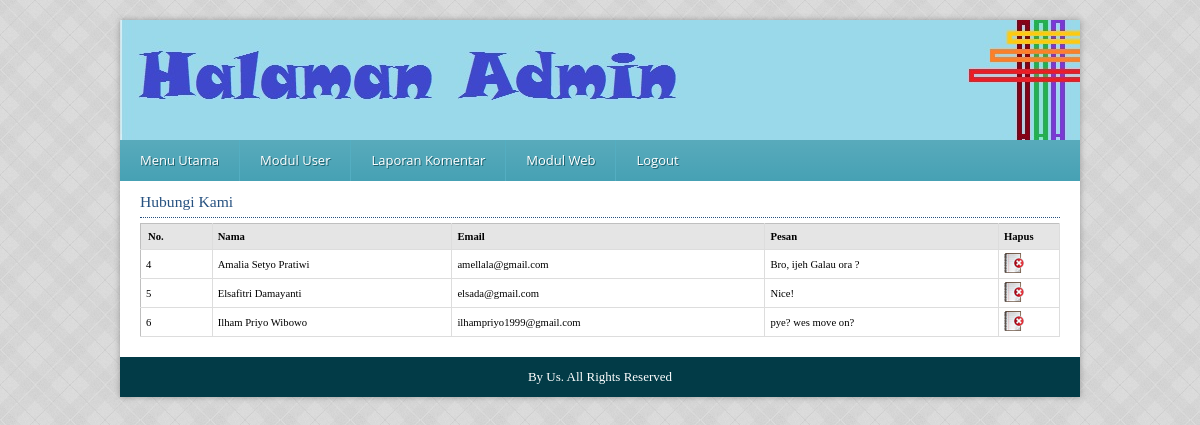
The app's page /administrator/media.php?module=hubungi (signed in) with its own data.
### tables this page shows
CREATE TABLE `hub_kami` (
  `kode_id` int(5) NOT NULL AUTO_INCREMENT,
  `nama` varchar(30) NOT NULL,
  `email` varchar(50) NOT NULL,
  `pesan` text NOT NULL,
  PRIMARY KEY (`kode_id`)
);

### administrator/modul/mod_hubungi/hubungi.php (the view, shortened to what this page needs)
<?php
if (empty($_SESSION['namauser']) AND empty($_SESSION['passuser'])){
	echo "<center>Untuk mengakses Modul, Anda Harus Login!<br />
	<a href='../../index.php'>LOGIN</a></center>";
}
else {
	$aksi="modul/mod_hubungi/aksi_hubungi.php";
	switch($_GET['act']){
	default:
		echo "<h2>Hubungi Kami</h2>
		<table class='list'>
		<thead>
		<tr>
			<td class='left'>No.</td>
			<td>Nama</td>
			<td>Email</td>
			<td>Pesan</td>
			<td>Hapus</td>
		</tr></thead>";
		$tampil=mysql_query("SELECT * FROM hub_kami ORDER BY kode_id");
		while($r=mysql_fetch_array($tampil)){
			echo "<tr>
					<td>$r[kode_id]</td>
					<td>$r[nama]</td>
					<td>$r[email]</td>
					<td>$r[pesan]</td>
					<td width=50><a href=$aksi?module=hubungi&act=hapushubungi&id=$r[kode_id]><img src='images/btn_delete.png' /></a></td></tr>";
		}
		echo "</table>";
	break;
	}
}
?>

### administrator/css/style2.css (style rules this page uses)
* { margin: 0; padding: 0; }
body { background:url("../images/vichy.png") #ccc; font-family: Tahoma, Arial, Helvetica, sans-serif; font-size: 12px; }
a:link,a:visited { color:#265180; }
h2 { font: normal 120% Georgia; line-height: 200%; color: #265180; background-color: transparent; border-bottom: 1px dotted #265180; margin-bottom:5px; }
.list { border-collapse: collapse; width: 100%; border-top: 1px solid #BFBFBF; border-left: 1px solid #BFBFBF; margin-bottom: 20px; font-family: Tahoma; font-size: 8pt; padding-top:5px; }
.list td { border-right: 1px solid #DDDDDD; border-bottom: 1px solid #DDDDDD; }
.list thead td { background-color: #E5E5E5; padding: 5px 5px; text-transform: capitalize; }
.list thead td a, .list thead td { text-decoration: none; color: #000000; font-weight: bold; }
.list tbody a { text-decoration: none; }
.list tbody td { vertical-align: middle; padding: 3px 5px; }
.list .left { text-align: left; padding: 7px; }

### administrator/css/nav.css (style rules this page uses)
* { margin: 0; padding: 0; border: 0; font-size: 100%; font: inherit; vertical-align: baseline; }
body { font: 13px 'Open Sans', Arial, Helvetica, sans-serif; }
a { color: #4c595c; text-decoration: none; }

### records on screen
hub_kami: kode_id "4", nama "Amalia Setyo Pratiwi", email "amellala@gmail.com", pesan "Bro, ijeh Galau ora ?"
hub_kami: kode_id "5", nama "Elsafitri Damayanti", email "elsada@gmail.com", pesan "Nice!"
hub_kami: kode_id "6", nama "Ilham Priyo Wibowo", email "ilhampriyo1999@gmail.com", pesan "pye? wes move on?"
